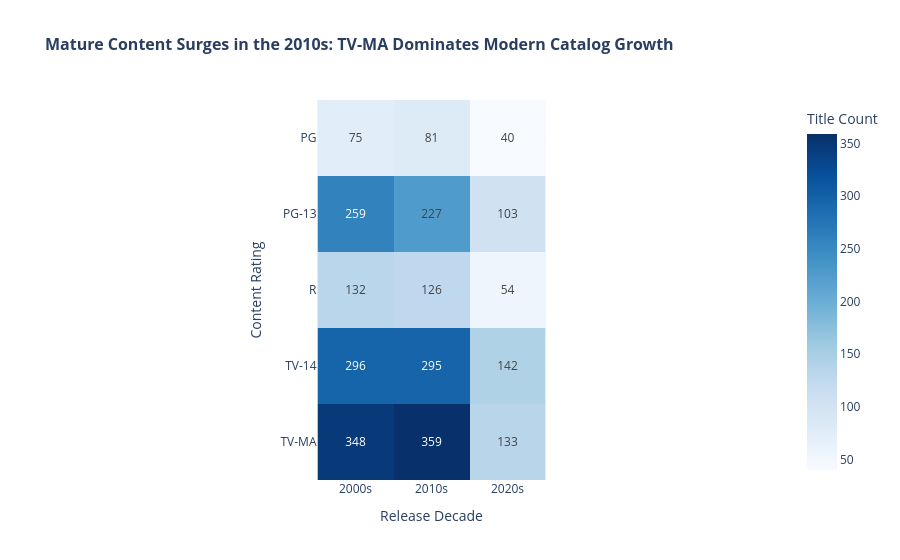

Notebook cell for this chart:
### Markdown cell above
## Task 1 — Heatmap: content by rating and release decade

**What to build:** A heatmap showing the number of titles by **content rating** (y-axis) and **decade** (x-axis).

**Requirements:**
- Create a 'decade' column: `df['decade'] = (df['release_year'] // 10 * 10).astype(str) + 's'`
- Filter to TV-14, TV-MA, PG-13, R, PG only (most common ratings)
- Sequential colour scale (Blues)
- Values shown in cells (`text_auto=True`)
- Insight title about which rating dominates which decade

### Code cell
# Task 1
# YOUR CODE HERE
# Task 1
import pandas as pd
import plotly.express as px

# 1. Create the 'decade' column
df['decade'] = (df['release_year'] // 10 * 10).astype(str) + 's'

# 2. Filter to the most common ratings
target_ratings = ['TV-14', 'TV-MA', 'PG-13', 'R', 'PG']
df_filtered = df[df['rating'].isin(target_ratings)]

# 3. Aggregate data by rating and decade to count titles
heatmap_data = (
    df_filtered.groupby(['rating', 'decade']).size().reset_index(name='count')
)

# 4. Pivot the data into a matrix form for the heatmap
heatmap_matrix = heatmap_data.pivot(
    index='rating', columns='decade', values='count'
).fillna(0)

# 5. Build the heatmap with a sequential Blues color scale
fig1 = px.imshow(
    heatmap_matrix,
    labels=dict(x="Release Decade", y="Content Rating", color="Title Count"),
    x=heatmap_matrix.columns,
    y=heatmap_matrix.index,
    color_continuous_scale='Blues',
    text_auto=True,
    title="<b>Mature Content Surges in the 2010s: TV-MA Dominates Modern Catalog Growth</b>",
)

# Tweak layout adjustments for clean readability
fig1.update_layout(
    title_font_size=16, xaxis_nticks=len(heatmap_matrix.columns)
)

fig1.show()

### Figure 1 — Plotly figure (JSON) as saved in the notebook; plotly's stock layout.template omitted (floating-point values rounded to 4 significant figures)
{"data": [{"coloraxis": "coloraxis", "hovertemplate": "Release Decade: %{x}<br>Content Rating: %{y}<br>Title Count: %{z}<extra></extra>", "name": "0", "texttemplate": "%{z}", "type": "heatmap", "x": ["2000s", "2010s", "2020s"], "xaxis": "x", "y": ["PG", "PG-13", "R", "TV-14", "TV-MA"], "yaxis": "y", "z": [[75, 81, 40], [259, 227, 103], [132, 126, 54], [296, 295, 142], [348, 359, 133]]}], "layout": {"coloraxis": {"colorbar": {"title": {"text": "Title Count"}}, "colorscale": [[0, "rgb(247,251,255)"], [0.125, "rgb(222,235,247)"], [0.25, "rgb(198,219,239)"], [0.375, "rgb(158,202,225)"], [0.5, "rgb(107,174,214)"], [0.625, "rgb(66,146,198)"], [0.75, "rgb(33,113,181)"], [0.875, "rgb(8,81,156)"], [1, "rgb(8,48,107)"]]}, "title": {"font": {"size": 16}, "text": "<b>Mature Content Surges in the 2010s: TV-MA Dominates Modern Catalog Growth</b>"}, "xaxis": {"anchor": "y", "constrain": "domain", "domain": [0, 1], "nticks": 3, "scaleanchor": "y", "title": {"text": "Release Decade"}}, "yaxis": {"anchor": "x", "autorange": "reversed", "constrain": "domain", "domain": [0, 1], "title": {"text": "Content Rating"}}}}
